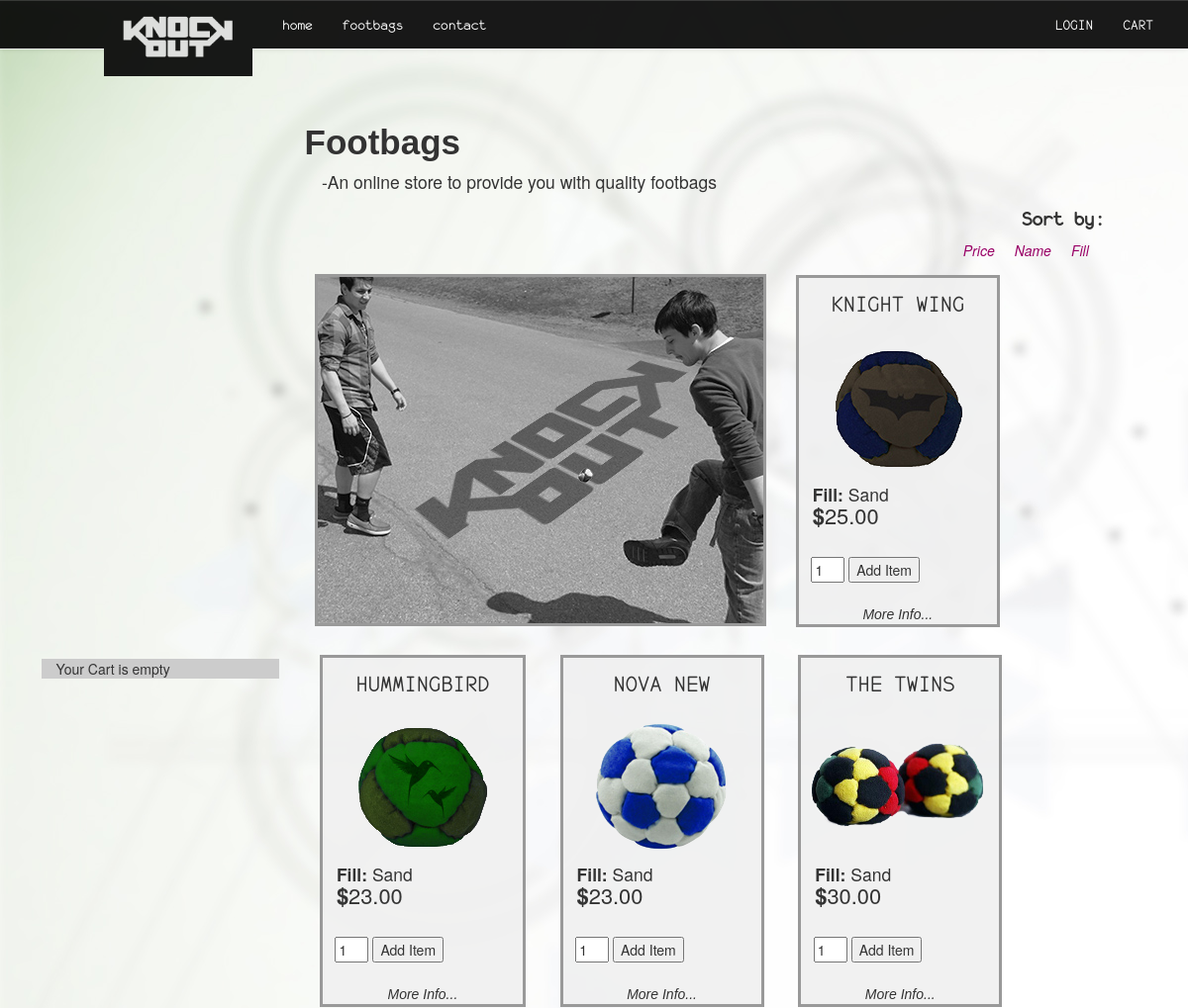
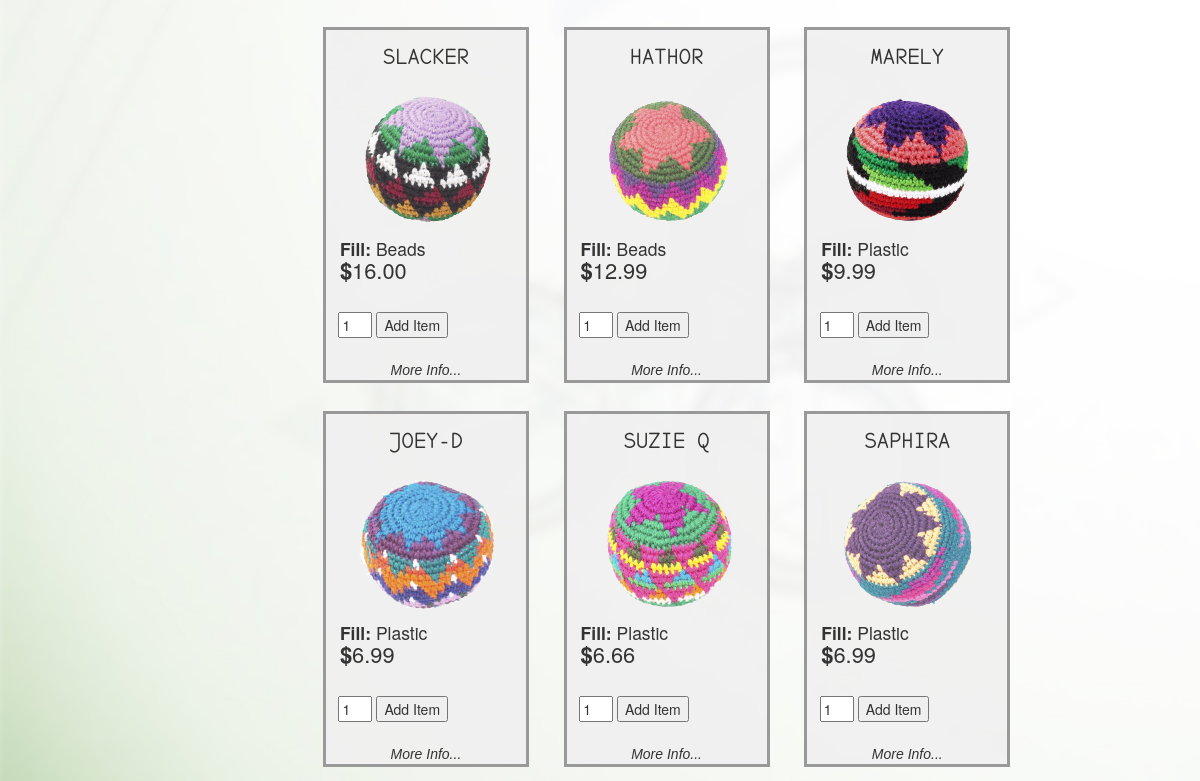
Screenshot of /products.php?sortcol=fill with the database file from the repository (2 pictures, top to bottom).
### tables this page shows
CREATE TABLE product_table (
  id INT PRIMARY KEY auto_increment,
  name CHAR(75),
  price DEC(7,2),
  fill ENUM("Sand", "Beads", "Plastic"),
  description TEXT,
  thumb CHAR(75),
  imgFull CHAR(75)
) AUTO_INCREMENT=0;

### data/function-lib.php (called while the page is built, shortened)
<?php
 function run_my_query($q){
$mysqli = new mysqli('localhost','mirandak_boss', 'boss12', 'mirandak_finaldatadb');
$results =$mysqli->query($q) or die($q.'Problem with my Query!'.$mysqli->error);
  return $results;
}
?>

### products.php (the view, shortened to what this page needs)
<?php
include('includes/function-lib.php');
$ordercol ='id';
if(isset($_GET['sortcol'])){
	$ordercol = $_GET['sortcol'];
}
$results = run_my_query('SELECT*FROM product_table
	ORDER BY '.$ordercol);
?>
<!DOCTYPE html>
<html lang="en">
<head>
<link href="css/responsive-slider.css" rel="stylesheet" media="screen">
<link rel="stylesheet" href="http://netdna.bootstrapcdn.com/bootstrap/3.0.3/css/bootstrap.min.css">
<link rel="stylesheet" href="http://netdna.bootstrapcdn.com/bootstrap/3.0.3/css/bootstrap-theme.min.css">
<link rel="stylesheet" type="text/css" href="css/style.css">
</head>
<body>
<div class="bs-example">
    <nav role="navigation" class="navbar navbar-default navbar-fixed-top">
        <div class="navbar-header">
           <a href="login.php" class="navbar-brand" id="red"><img id="logo" src="img/logo_new_sm.png" /></a>
        </div>
        <div id="navbarCollapse" class="collapse navbar-collapse">
            <ul class="nav navbar-nav">
                <li><a href="index.php">home</a></li>
                <li><a href="products.php">footbags</a></li>
                <li><a href="contact.php">contact</a></li>
            </ul>
            <ul class="nav navbar-nav navbar-right">
            	<?php if(!isset($_SESSION['logged_in'])){?>
                <li><a href="login.php">Login</a></li>
                <?php }else {?>
            	<li><a href="logout.php">Log Out</a></li>
            	<?php } ?>
                <li><a href="#">Cart</a></li>
            </ul>
        </div>
    </nav>
</div>
<main>
  <div class="row">
        <div id="product_display" class="col-lg-9">
            <div id="wrapper2" class="">
                 <div id="ptitle">
                    <h1>Footbags</h1>
                    <h3>-An online store to provide you with quality footbags</h3>
                </div>
                <div id="sorting">
                    <h5>Sort by: </h5>
                        <a href="products.php?sortcol=price" id="sort"> Price</a>
                        <a href="products.php?sortcol=name" id="sort"> Name</a>
                        <a href="products.php?sortcol=fill" id="sort">Fill</a>
                </div>
            </div>
			<div id="wrapper3">
				<div id="container_img">
					<img id="" src="img/product_page_img_2.jpg">
				</div>
	<?php
     $results->data_seek(0);
    if ($results) {
    while($row = $results->fetch_assoc()){
        $p_name = $row['name'];
        $p_price = $row['price'];
        $p_fill = $row['fill'];
        $p_thumb = $row['thumb'];
		?>
			<div id="container" >
				<div id="pHeader" >
					<h2 id="name"><?php  echo $p_name; ?></h2>
				</div>
			<form action="products-details.php" method="post">
				<input type="image" id="product_img" src="img/<?php  echo $p_thumb; ?>" alt="<?php  echo $p_name?>" />
			</form>
			<form action="cart_update.php" method="post">
			  <div id="pFooter">
					<div id="fill">
						<h4><strong>Fill:</strong><?php  echo ' '.$p_fill; ?></h4>
					</div>
					<div id="price">
						<h3><strong> $</strong><?php  echo $p_price; ?></h3>
					</div>
					</div>
			</form>
			<form action="cart_update.php" method="post">
				<div id="add_btn">
				<input type="text" name="product_qty" value="1" size="1" />
				<input type="submit" value="Add Item" class="add_to_cart" />
				 </div>
			  </form>
			  <div id="more">
				  <form action="products-details.php" method="post" id="moreForm">
					  <input type="submit" value="More Info..."  id="moreInfo"/>
				  </form>
			  </div>
     </div>
<?php
}
}
?>
</div>
<div class="col-lg-2" id="cart_new">
<?php
$current_url = base64_encode($url="http://".$_SERVER['HTTP_HOST'].$_SERVER['REQUEST_URI']);
if(isset($_SESSION["product_table"]))
{
    $total = 0;
	$cart_items = 0;
    echo '<ol>';
	$obj = $results->fetch_object();
    foreach ($_SESSION["product_table"] as $cart_itm)
    {
	$product_code = $cart_itm["id"];
		$results = $mysqli->query("SELECT name, description, price FROM product_table WHERE id='$product_code' LIMIT 1");
		$obj = $results->fetch_object();
        echo '<li class="cart-itm">';
        echo '<span class="remove-itm"><a href="cart_update.php?removep='.$cart_itm["id"].'&return_url='.$current_url.'">&times;</a></span>';
        echo '<h3>'.$cart_itm["name"].'</h3>';
        echo '<div class="p-code">P ID : '.$cart_itm["id"].'</div>';
        echo '<div class="p-qty">Qty : '.$cart_itm["qty"].'</div>';
        echo '<div class="p-price">Price :'.$currency.$obj->price.'</div>';
        echo '</li>';
        $subtotal = ($obj->price*$cart_itm["qty"]);
        $total = ($total + $subtotal);
    }
    echo '</ol>';
    echo '<span class="check-out-txt"><strong>Total : '.$currency.$total.'</strong> <a href="view_cart.php">Check-out!</a></span>';
    echo '<span class="empty-cart"><a href="cart_update.php?emptycart=1&return_url='.$current_url.'">Empty Cart</a></span>';
}else{
    echo 'Your Cart is empty';
}
?>
</div>
</div>
</main>
</body>
</html>

### css/style.css (style rules this page uses)
.bs-example { margin: 20px; }
body { background:url(../img/background3.jpg); }
main { margin-top:7em; }
.navbar-fixed-top { background:#000 !important; opacity:.9; font-family:'monof55'; font-size:1.1em; }
#logo { max-width:150px; width:100%; background:#000; padding:0 1em 1em 1em; margin-left:3em; }
.navbar-fixed-top a { text-shadow:none !important; color:#FFF !important; }
.navbar-nav.navbar-right:last-child { margin-right: 5em; text-transform:uppercase; color:#FFF; }
.navbar-default .navbar-collapse, .navbar-default .navbar-form { border-color: #e7e7e7; background: #222; }
#cart_new { background:#CCC; margin:-81em 0 0 -19em; width:240px; }
#red { color:#900; }
a { color:#906 !important; }
#ptitle { padding:.5em 0; width:100%; max-width:1280px; }
#ptitle h1 { font-weight:bolder; font-family:"Arial Black", Gadget, sans-serif; font-size:2.5em; }
#ptitle h3 { margin:0 1em; font-size.75em; }
img { vertical-align:bottom !important; width:100%; }
#product_display { float:right; }
#container { display: inline-block; border: #999 solid 3px; margin:1em 4em; background:url(../img/product_bg_4.png); max-height:356px; }
#container_img { display: inline-block; border: #999 solid 3px; margin: 1em 0; max-height:356px; }
#pHeader { padding:1em;text-align:center; }
h2 { margin:0; font-family:'monof55',sans-serif; text-transform:uppercase; font-size:1.75em; }
#pFooter { padding:0 1em; display:inline-block; }
h3 { margin:0; font-size:1.25em; }
h4 { margin:0; font-size:1.25em; float:left; }
#price { margin:1em 0; font-size:1.25em; }
#moreInfo { font-family:Helvetica, sans-serif; width:100%; font-style: italic; cursor: pointer; border:none; margin:4% 0 0 0; padding:none; background:none; }
#sorting { text-align:right; margin-right:2em; }
#sorting h5 { font-family:'monof55'; font-size:1.5em; font-weight:bold; }
#sort { margin-right:2%; font-style:italic; }
#product_img { -webkit-transition: all .2s ease-in-out; }
#add_btn { padding:.9em; }
strong { font-weight:bold; }
#wrapper2, #wrapper3 { max-width:1280px; }
@media screen and (min-width:480px) { #container { margin:1em 1.1em; } }
@media screen and (min-width:480px) { #container_img { margin:1em .75em; } }
@media screen and (min-width:600px) { #logo { margin-left:4em; } }
@media screen and (min-width:600px) { #sorting { margin-right:8em; } }
@media screen and (min-width:600px) { #ptitle h1 { font-size:3rem; } }
@media screen and (min-width:768px) { #logo { margin-left:5em; } }
@media screen and (min-width:768px) { #sorting { margin-right:6em; } }
@media screen and (min-width:768px) { #ptitle h1 { font-size:3.5rem; } }
@media screen and (min-width:768px) { .navbar-default .navbar-collapse, .navbar-default .navbar-form { background:none; } }
@media screen and (min-width:768px) { .navbar-fixed-top { height:50px; } }
@media screen and (min-width:768px) { .navbar-nav.navbar-right:last-child { margin-right: 20px !important; } }

### rows the page displays
product_table: name "KNIGHT WING", fill "Sand", price "25.00"
product_table: name "HUMMINGBIRD", fill "Sand", price "23.00"
product_table: name "NOVA NEW", fill "Sand", price "23.00"
product_table: name "THE TWINS", fill "Sand", price "30.00"
product_table: name "SLACKER", fill "Beads", price "16.00"
product_table: name "HATHOR", fill "Beads", price "12.99"
product_table: name "MARELY", fill "Plastic", price "9.99"
product_table: name "JOEY-D", fill "Plastic", price "6.99"
product_table: name "SUZIE Q", fill "Plastic", price "6.66"
product_table: name "SAPHIRA", fill "Plastic", price "6.99"
